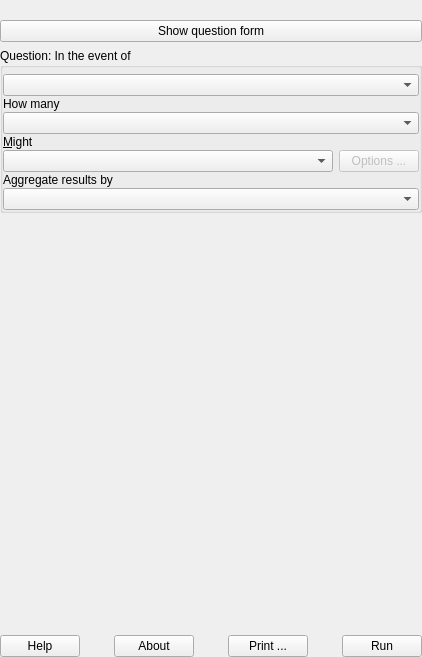
<?xml version="1.0" encoding="UTF-8"?>
<ui version="4.0">
 <class>DockBase</class>
 <widget class="QDockWidget" name="DockBase">
  <property name="geometry">
   <rect>
    <x>0</x>
    <y>0</y>
    <width>422</width>
    <height>657</height>
   </rect>
  </property>
  <property name="windowIcon">
   <iconset>
    <normaloff>:/plugins/inasafe/icon.png</normaloff>:/plugins/inasafe/icon.png</iconset>
  </property>
  <property name="windowTitle">
   <string>InaSAFE</string>
  </property>
  <widget class="QWidget" name="dockWidgetContents">
   <layout class="QVBoxLayout" name="verticalLayout">
    <property name="leftMargin">
     <number>0</number>
    </property>
    <property name="topMargin">
     <number>20</number>
    </property>
    <property name="rightMargin">
     <number>0</number>
    </property>
    <property name="bottomMargin">
     <number>0</number>
    </property>
    <item>
     <widget class="QPushButton" name="pbnShowQuestion">
      <property name="text">
       <string>Show question form</string>
      </property>
     </widget>
    </item>
    <item>
     <widget class="QGroupBox" name="grpQuestion">
      <property name="title">
       <string>Question: In the event of</string>
      </property>
      <layout class="QGridLayout" name="gridLayout_3">
       <property name="leftMargin">
        <number>0</number>
       </property>
       <property name="topMargin">
        <number>6</number>
       </property>
       <property name="rightMargin">
        <number>0</number>
       </property>
       <property name="bottomMargin">
        <number>0</number>
       </property>
       <property name="verticalSpacing">
        <number>1</number>
       </property>
       <item row="4" column="0">
        <widget class="QLabel" name="label_8">
         <property name="text">
          <string>&amp;Might</string>
         </property>
         <property name="buddy">
          <cstring>cboFunction</cstring>
         </property>
        </widget>
       </item>
       <item row="0" column="0" colspan="2">
        <widget class="QComboBox" name="cboHazard">
         <property name="insertPolicy">
          <enum>QComboBox::InsertAlphabetically</enum>
         </property>
        </widget>
       </item>
       <item row="6" column="0">
        <widget class="QLabel" name="label_2">
         <property name="text">
          <string>Aggregate results by</string>
         </property>
        </widget>
       </item>
       <item row="7" column="0" colspan="2">
        <widget class="QComboBox" name="cboAggregation"/>
       </item>
       <item row="1" column="0">
        <widget class="QLabel" name="label_7">
         <property name="text">
          <string>How many</string>
         </property>
         <property name="buddy">
          <cstring>cboExposure</cstring>
         </property>
        </widget>
       </item>
       <item row="3" column="0" colspan="2">
        <widget class="QComboBox" name="cboExposure">
         <property name="insertPolicy">
          <enum>QComboBox::InsertAlphabetically</enum>
         </property>
        </widget>
       </item>
       <item row="5" column="0">
        <widget class="QComboBox" name="cboFunction">
         <property name="sizePolicy">
          <sizepolicy hsizetype="Expanding" vsizetype="Fixed">
           <horstretch>0</horstretch>
           <verstretch>0</verstretch>
          </sizepolicy>
         </property>
         <property name="insertPolicy">
          <enum>QComboBox::InsertAlphabetically</enum>
         </property>
        </widget>
       </item>
       <item row="5" column="1">
        <widget class="QPushButton" name="toolFunctionOptions">
         <property name="enabled">
          <bool>false</bool>
         </property>
         <property name="text">
          <string>Options ...</string>
         </property>
        </widget>
       </item>
      </layout>
     </widget>
    </item>
    <item>
     <widget class="MessageViewer" name="wvResults" native="true">
      <property name="sizePolicy">
       <sizepolicy hsizetype="Preferred" vsizetype="MinimumExpanding">
        <horstretch>0</horstretch>
        <verstretch>0</verstretch>
       </sizepolicy>
      </property>
      <property name="minimumSize">
       <size>
        <width>0</width>
        <height>50</height>
       </size>
      </property>
      <property name="url" stdset="0">
       <url>
        <string>about:blank</string>
       </url>
      </property>
     </widget>
    </item>
    <item>
     <widget class="QLabel" name="organisation_logo">
      <property name="sizePolicy">
       <sizepolicy hsizetype="Preferred" vsizetype="Preferred">
        <horstretch>0</horstretch>
        <verstretch>0</verstretch>
       </sizepolicy>
      </property>
      <property name="minimumSize">
       <size>
        <width>391</width>
        <height>100</height>
       </size>
      </property>
      <property name="maximumSize">
       <size>
        <width>400</width>
        <height>100</height>
       </size>
      </property>
      <property name="text">
       <string/>
      </property>
      <property name="pixmap">
       <pixmap>../../../resources/img/logos/supporters.png</pixmap>
      </property>
      <property name="scaledContents">
       <bool>true</bool>
      </property>
      <property name="alignment">
       <set>Qt::AlignCenter</set>
      </property>
     </widget>
    </item>
    <item>
     <layout class="QHBoxLayout" name="horizontalLayout">
      <item>
       <widget class="QPushButton" name="pbnHelp">
        <property name="text">
         <string>Help</string>
        </property>
       </widget>
      </item>
      <item>
       <spacer name="horizontalSpacer_5">
        <property name="orientation">
         <enum>Qt::Horizontal</enum>
        </property>
        <property name="sizeHint" stdset="0">
         <size>
          <width>17</width>
          <height>20</height>
         </size>
        </property>
       </spacer>
      </item>
      <item>
       <widget class="QPushButton" name="about_button">
        <property name="text">
         <string>About</string>
        </property>
       </widget>
      </item>
      <item>
       <spacer name="horizontalSpacer_2">
        <property name="orientation">
         <enum>Qt::Horizontal</enum>
        </property>
        <property name="sizeHint" stdset="0">
         <size>
          <width>17</width>
          <height>20</height>
         </size>
        </property>
       </spacer>
      </item>
      <item>
       <widget class="QPushButton" name="pbnPrint">
        <property name="text">
         <string>Print ...</string>
        </property>
       </widget>
      </item>
      <item>
       <spacer name="horizontalSpacer">
        <property name="orientation">
         <enum>Qt::Horizontal</enum>
        </property>
        <property name="sizeHint" stdset="0">
         <size>
          <width>17</width>
          <height>20</height>
         </size>
        </property>
       </spacer>
      </item>
      <item>
       <widget class="QPushButton" name="pbnRunStop">
        <property name="text">
         <string>Run</string>
        </property>
       </widget>
      </item>
     </layout>
    </item>
   </layout>
  </widget>
 </widget>
 <customwidgets>
  <customwidget>
   <class>MessageViewer</class>
   <extends>QWidget</extends>
   <header>safe.gui.widgets.message_viewer</header>
   <container>1</container>
  </customwidget>
 </customwidgets>
 <tabstops>
  <tabstop>pbnShowQuestion</tabstop>
  <tabstop>cboHazard</tabstop>
  <tabstop>cboExposure</tabstop>
  <tabstop>cboFunction</tabstop>
  <tabstop>toolFunctionOptions</tabstop>
  <tabstop>cboAggregation</tabstop>
  <tabstop>pbnHelp</tabstop>
  <tabstop>about_button</tabstop>
  <tabstop>pbnPrint</tabstop>
  <tabstop>pbnRunStop</tabstop>
 </tabstops>
 <resources/>
 <connections>
  <connection>
   <sender>pbnShowQuestion</sender>
   <signal>clicked()</signal>
   <receiver>pbnShowQuestion</receiver>
   <slot>hide()</slot>
   <hints>
    <hint type="sourcelabel">
     <x>196</x>
     <y>49</y>
    </hint>
    <hint type="destinationlabel">
     <x>196</x>
     <y>49</y>
    </hint>
   </hints>
  </connection>
  <connection>
   <sender>pbnShowQuestion</sender>
   <signal>clicked()</signal>
   <receiver>grpQuestion</receiver>
   <slot>show()</slot>
   <hints>
    <hint type="sourcelabel">
     <x>196</x>
     <y>49</y>
    </hint>
    <hint type="destinationlabel">
     <x>196</x>
     <y>146</y>
    </hint>
   </hints>
  </connection>
 </connections>
</ui>
